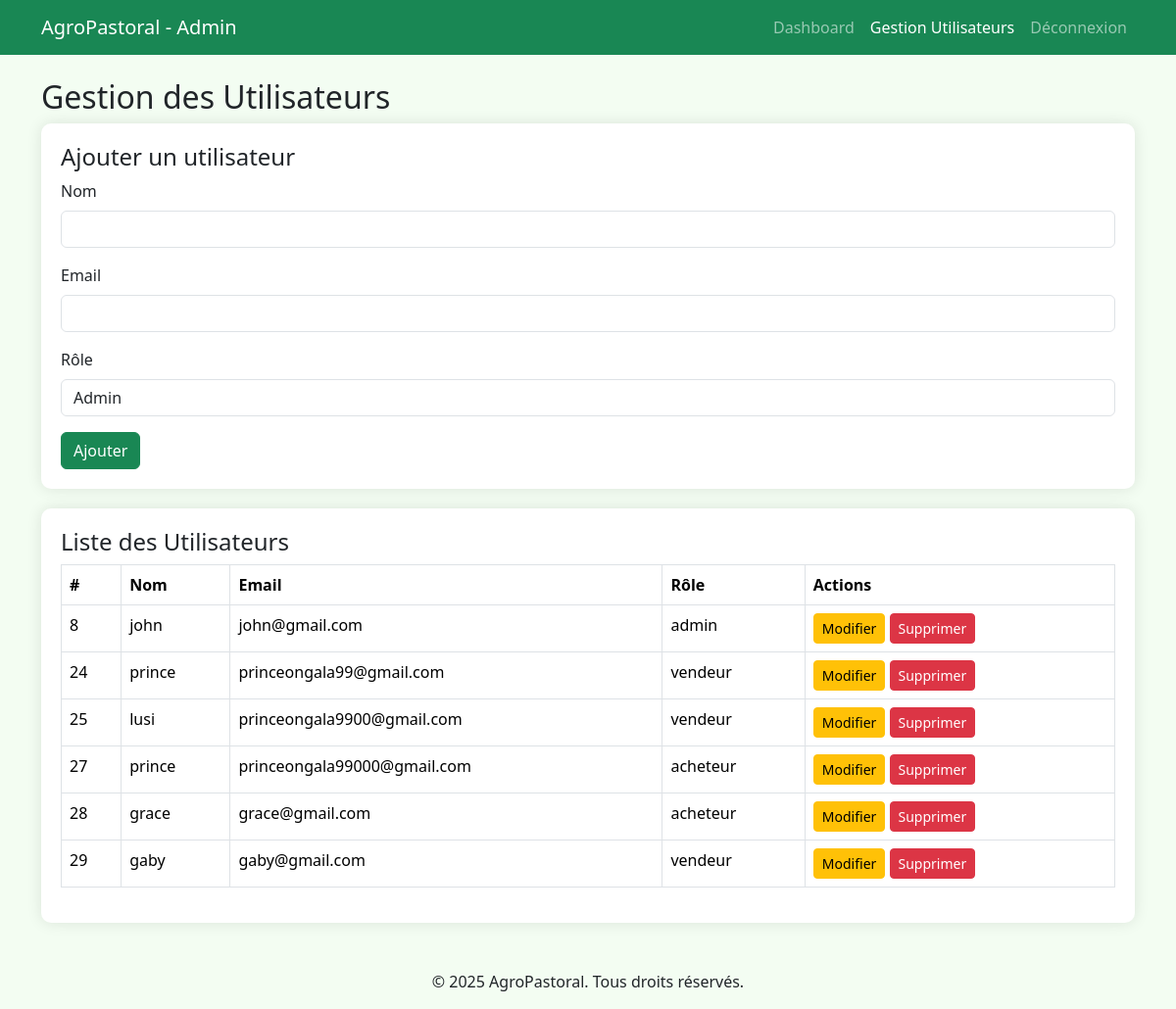
Screenshot of /gestion_utilisateurs.php (signed in) with the database file from the repository.
### tables this page shows
CREATE TABLE `utilisateur` (
  `id_utilisateur` int(11) NOT NULL,
  `nom` varchar(100) NOT NULL,
  `email` varchar(100) NOT NULL,
  `mot_de_passe_hash` varchar(255) NOT NULL,
  `role` enum('admin','vendeur','acheteur') NOT NULL,
  `telephone` varchar(20) DEFAULT NULL,
  `adresse` text DEFAULT NULL,
  `date_inscription` datetime DEFAULT current_timestamp(),
  `status` enum('online','offline') DEFAULT 'offline',
  `abonnement_actif` tinyint(1) DEFAULT 0,
  `date_abonnement` date DEFAULT NULL,
  `date_expiration` date DEFAULT NULL,
  `paiement_effectue` tinyint(1) NOT NULL DEFAULT 0,
  `photo` varchar(255) DEFAULT NULL
);

### gestion_utilisateurs.php (the view, shortened to what this page needs)
<?php
$host = 'localhost';
$dbname = 'agropastoral';
$username = 'root';
$password = '';
try {
    $pdo = new PDO("mysql:host=$host;dbname=$dbname;charset=utf8", $username, $password);
    $pdo->setAttribute(PDO::ATTR_ERRMODE, PDO::ERRMODE_EXCEPTION);
} catch (PDOException $e) {
    die("Erreur de connexion : " . $e->getMessage());
}
$stmt = $pdo->prepare("SELECT id_utilisateur, nom, email, role FROM utilisateur");
$stmt->execute();
$utilisateurs = $stmt->fetchAll();
?>
<!DOCTYPE html>
<html lang="fr">
<head>
    <link href="https://cdn.jsdelivr.net/npm/bootstrap@5.3.3/dist/css/bootstrap.min.css" rel="stylesheet">
</head>
<body>
<nav class="navbar navbar-expand-lg navbar-dark bg-success sticky-top">
    <div class="container">
        <a class="navbar-brand" href="#">AgroPastoral - Admin</a>
        <div class="collapse navbar-collapse">
            <ul class="navbar-nav ms-auto">
                <li class="nav-item"><a class="nav-link" href="admin_dashboard.php">Dashboard</a></li>
                <li class="nav-item"><a class="nav-link active" href="#">Gestion Utilisateurs</a></li>
                <li class="nav-item"><a class="nav-link" href="deconnexion.php">Déconnexion</a></li>
            </ul>
        </div>
    </div>
</nav>
<div class="container mt-4">
    <h2>Gestion des Utilisateurs</h2>
    <div class="user-card">
        <h4>Ajouter un utilisateur</h4>
        <form method="POST">
            <div class="mb-3">
                <label class="form-label">Nom</label>
                <input type="text" class="form-control" name="nom" required>
            </div>
            <div class="mb-3">
                <label class="form-label">Email</label>
                <input type="email" class="form-control" name="email" required>
            </div>
            <div class="mb-3">
                <label class="form-label">Rôle</label>
                <select class="form-control" name="role" required>
                    <option value="admin">Admin</option>
                </select>
            </div>
            <button type="submit" name="add_user" class="btn btn-success">Ajouter</button>
        </form>
    </div>
    <div class="user-card">
        <h4>Liste des Utilisateurs</h4>
        <table class="table table-bordered">
            <thead>
                <tr>
                    <th>#</th>
                    <th>Nom</th>
                    <th>Email</th>
                    <th>Rôle</th>
                    <th>Actions</th>
                </tr>
            </thead>
            <tbody>
                <?php foreach ($utilisateurs as $u): ?>
                    <tr>
                        <td><?= $u['id_utilisateur'] ?></td>
                        <td><?= htmlspecialchars($u['nom']) ?></td>
                        <td><?= htmlspecialchars($u['email']) ?></td>
                        <td><?= htmlspecialchars($u['role']) ?></td>
                        <td>
                            <a href="gestion_utilisateurs.php?edit_user=<?= $u['id_utilisateur'] ?>" class="btn btn-warning btn-sm">Modifier</a>
                            <a href="gestion_utilisateurs.php?delete_user=<?= $u['id_utilisateur'] ?>" class="btn btn-danger btn-sm" onclick="return confirm('Supprimer cet utilisateur ?')">Supprimer</a>
                        </td>
                    </tr>
                <?php endforeach; ?>
            </tbody>
        </table>
    </div>
</div>
<footer class="text-center mt-5">
    <p>&copy; 2025 AgroPastoral. Tous droits réservés.</p>
</footer>
</body>
</html>

### gestion_utilisateurs.php (style rules this page uses)
body { background-color: #f3fdf2; }
.user-card { background-color: #fff; border-radius: 10px; box-shadow: 0 0 15px rgba(0,0,0,0.1); padding: 20px; margin-bottom: 20px; }

### rows the page displays
utilisateur: id_utilisateur "8", nom "john", email "john@gmail.com", role "admin"
utilisateur: id_utilisateur "24", nom "prince", email "princeongala99@gmail.com", role "vendeur"
utilisateur: id_utilisateur "25", nom "lusi", email "princeongala9900@gmail.com", role "vendeur"
utilisateur: id_utilisateur "27", nom "prince", email "princeongala99000@gmail.com", role "acheteur"
utilisateur: id_utilisateur "28", nom "grace", email "grace@gmail.com", role "acheteur"
utilisateur: id_utilisateur "29", nom "gaby", email "gaby@gmail.com", role "vendeur"
